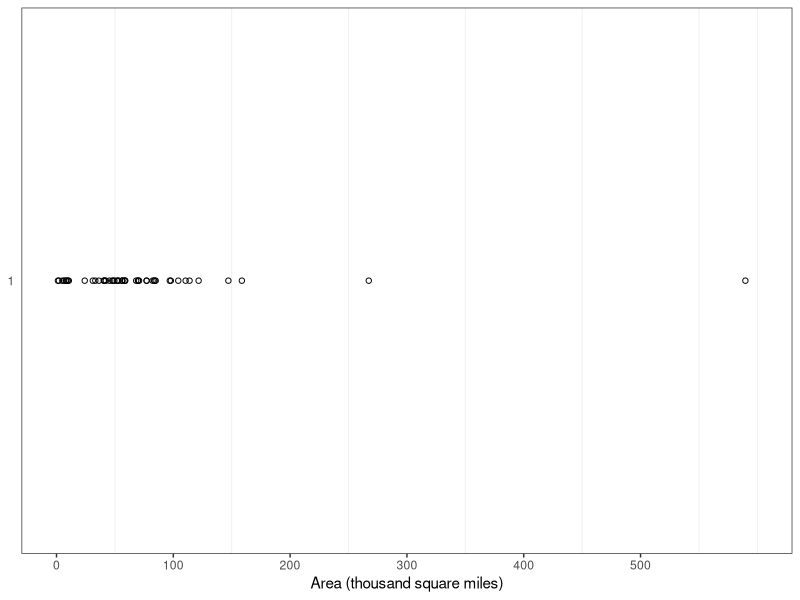
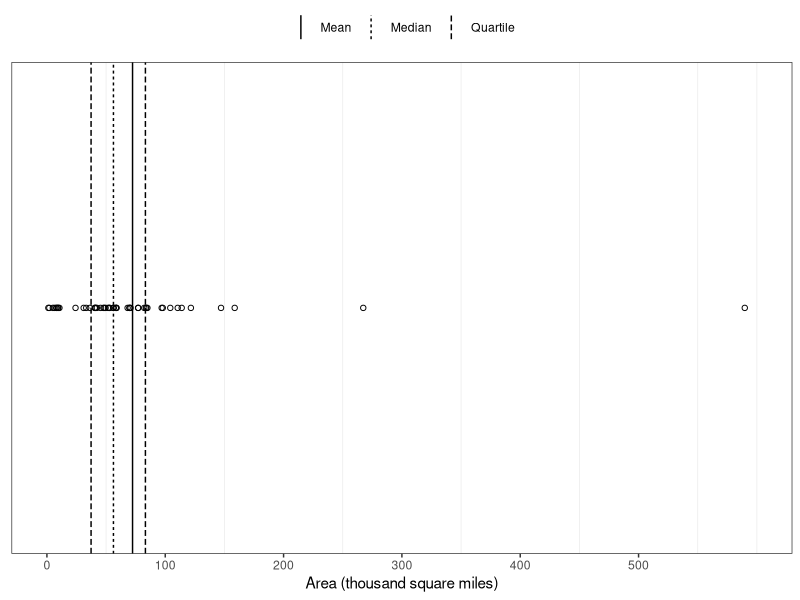

Generate these figures, in order, with R: (Note: this script raises an error after producing the figures.)
library(ggplot2)
library(gridExtra)

this_base <- "fig04-01_state-areas-strip-plot"

my_data <- data.frame(state.area / 1000)
names(my_data) <- "state.area.scaled"

p1 <- ggplot(my_data, aes(x = state.area.scaled, y = factor(1))) + 
  geom_point(shape = 1) + 
  scale_x_continuous(breaks = seq(0, 500, 100), limits = c(0, 600)) +
  labs(x = "Area (thousand square miles)", y = NULL) +
  theme_bw() + 
  theme(panel.grid.major = element_blank(),
        axis.title.y = element_blank(),
        axis.ticks.y = element_blank())

df <- with(my_data, {
  mu <- mean(state.area.scaled)
  med <- median(state.area.scaled)
  q1 <- quantile(state.area.scaled, probs = 0.25, names = FALSE)
  q2 <- quantile(state.area.scaled, probs = 0.75, names = FALSE)
  df <- data.frame(stat = c("Mean", "Median", "Quartile", "Quartile"), 
                   val = c(mu, med, q1, q2))
  df
})

p2 <- ggplot(my_data, aes(x = state.area.scaled, y = factor(1)), linetype = "line") + 
  geom_point(shape = 1) + 
  scale_x_continuous(breaks = seq(0,500, 100), limits = c(0, 600)) +
  labs(x = "Area (thousand square miles)") +
  theme_bw() + 
  theme(panel.grid.major = element_blank(),
        axis.title.y = element_blank(),
        axis.ticks.y = element_blank(),
        axis.text.y = element_blank(),
        legend.position = "top",
        legend.title = element_blank()) 

p2 <- p2 + geom_vline(data = df, aes(xintercept = val, linetype = stat), 
                      show_guide = TRUE)


p3 <- arrangeGrob(p1, p2, nrow = 2, heights = c(0.45, 0.55), 
                  main = textGrob("Fig 4.1 State Areas: Strip Plot", 
                                  just = "top", gp = gpar(fontface = "bold")))
p3

ggsave(paste0(this_base, ".png"), 
       p3, width = 6, height = 6)

## TODO: fix legend so that lines are displayed horizontally in legend key
